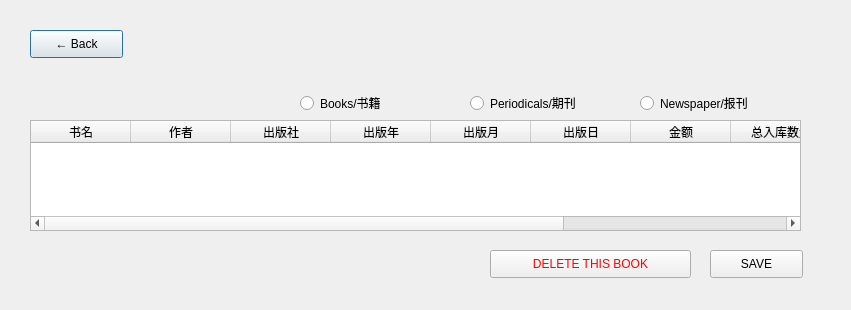
<?xml version="1.0" encoding="UTF-8"?>
<ui version="4.0">
 <class>operateDialog</class>
 <widget class="QDialog" name="operateDialog">
  <property name="geometry">
   <rect>
    <x>0</x>
    <y>0</y>
    <width>851</width>
    <height>310</height>
   </rect>
  </property>
  <property name="minimumSize">
   <size>
    <width>851</width>
    <height>310</height>
   </size>
  </property>
  <property name="maximumSize">
   <size>
    <width>851</width>
    <height>310</height>
   </size>
  </property>
  <property name="windowTitle">
   <string>Operate</string>
  </property>
  <property name="styleSheet">
   <string notr="true">background-image: url(:/illust.jpg);</string>
  </property>
  <widget class="QTableWidget" name="tableWidget">
   <property name="geometry">
    <rect>
     <x>30</x>
     <y>120</y>
     <width>771</width>
     <height>111</height>
    </rect>
   </property>
   <property name="styleSheet">
    <string notr="true">background-image: url(:/background.png);</string>
   </property>
   <column>
    <property name="text">
     <string>书名</string>
    </property>
   </column>
   <column>
    <property name="text">
     <string>作者</string>
    </property>
   </column>
   <column>
    <property name="text">
     <string>出版社</string>
    </property>
   </column>
   <column>
    <property name="text">
     <string>出版年</string>
    </property>
   </column>
   <column>
    <property name="text">
     <string>出版月</string>
    </property>
   </column>
   <column>
    <property name="text">
     <string>出版日</string>
    </property>
   </column>
   <column>
    <property name="text">
     <string>金额</string>
    </property>
   </column>
   <column>
    <property name="text">
     <string>总入库数量</string>
    </property>
   </column>
   <column>
    <property name="text">
     <string>借出数量</string>
    </property>
   </column>
   <column>
    <property name="text">
     <string>当前库存</string>
    </property>
   </column>
  </widget>
  <widget class="QPushButton" name="backButton">
   <property name="geometry">
    <rect>
     <x>30</x>
     <y>30</y>
     <width>93</width>
     <height>28</height>
    </rect>
   </property>
   <property name="styleSheet">
    <string notr="true">font: 11pt &quot;Arial&quot;;</string>
   </property>
   <property name="text">
    <string>← Back</string>
   </property>
  </widget>
  <widget class="QLabel" name="idlabel">
   <property name="geometry">
    <rect>
     <x>30</x>
     <y>90</y>
     <width>141</width>
     <height>24</height>
    </rect>
   </property>
   <property name="styleSheet">
    <string notr="true">font: 12pt &quot;黑体&quot;;</string>
   </property>
   <property name="text">
    <string/>
   </property>
  </widget>
  <widget class="QWidget" name="layoutWidget">
   <property name="geometry">
    <rect>
     <x>300</x>
     <y>90</y>
     <width>501</width>
     <height>26</height>
    </rect>
   </property>
   <layout class="QHBoxLayout" name="horizontalLayout">
    <property name="spacing">
     <number>9</number>
    </property>
    <property name="sizeConstraint">
     <enum>QLayout::SetDefaultConstraint</enum>
    </property>
    <property name="leftMargin">
     <number>0</number>
    </property>
    <item>
     <widget class="QRadioButton" name="book_Button">
      <property name="styleSheet">
       <string notr="true">font: 12pt &quot;黑体&quot;;</string>
      </property>
      <property name="text">
       <string>Books/书籍</string>
      </property>
     </widget>
    </item>
    <item>
     <widget class="QRadioButton" name="per_Button">
      <property name="styleSheet">
       <string notr="true">font: 12pt &quot;黑体&quot;;</string>
      </property>
      <property name="text">
       <string>Periodicals/期刊</string>
      </property>
     </widget>
    </item>
    <item>
     <widget class="QRadioButton" name="news_Button">
      <property name="styleSheet">
       <string notr="true">font: 12pt &quot;黑体&quot;;</string>
      </property>
      <property name="text">
       <string>Newspaper/报刊</string>
      </property>
     </widget>
    </item>
   </layout>
  </widget>
  <widget class="QPushButton" name="saveButton">
   <property name="geometry">
    <rect>
     <x>710</x>
     <y>250</y>
     <width>93</width>
     <height>28</height>
    </rect>
   </property>
   <property name="styleSheet">
    <string notr="true">font: 11pt &quot;Arial&quot;;</string>
   </property>
   <property name="text">
    <string>SAVE</string>
   </property>
  </widget>
  <widget class="QPushButton" name="deleteButton">
   <property name="geometry">
    <rect>
     <x>490</x>
     <y>250</y>
     <width>201</width>
     <height>28</height>
    </rect>
   </property>
   <property name="styleSheet">
    <string notr="true">
font: 11pt &quot;Arial&quot;;
color: rgb(255, 0, 0);</string>
   </property>
   <property name="text">
    <string>DELETE THIS BOOK</string>
   </property>
  </widget>
 </widget>
 <resources/>
 <connections/>
</ui>
